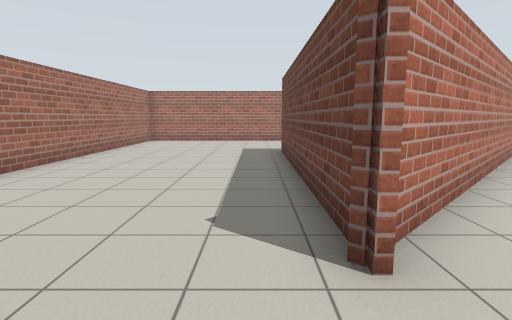
View 1 (above)

16 first-person views from a walk through a Gazebo world. The camera is 1.2 m above the floor, tilts 8° down and sees 80° across. The floor is counted in squares, 1 m on a side. Each view is taken from the middle of a square. On the plan, view 1 faces up. The plan holds only what a view shows up to about 13 squares ahead; the rest is blank.

View 2
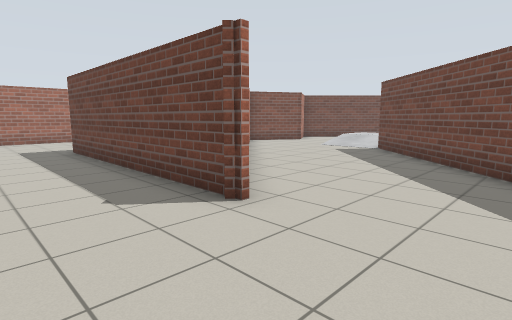

View 3
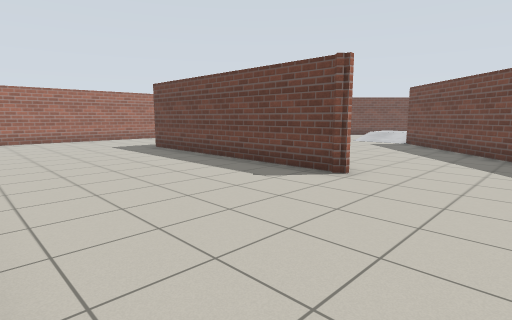

View 4
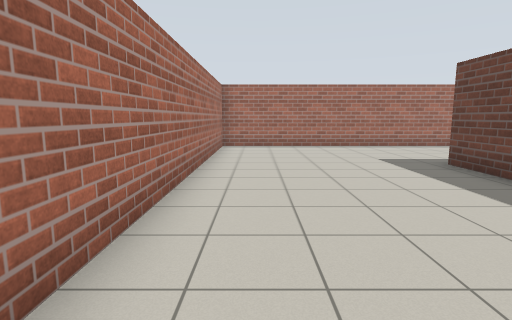

View 5
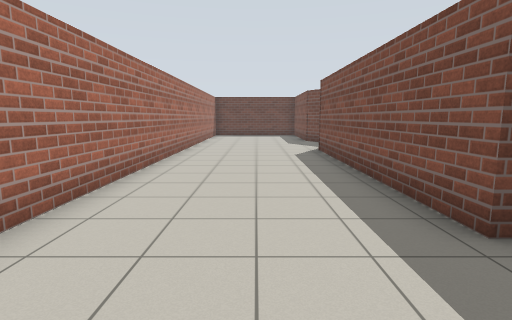

View 6
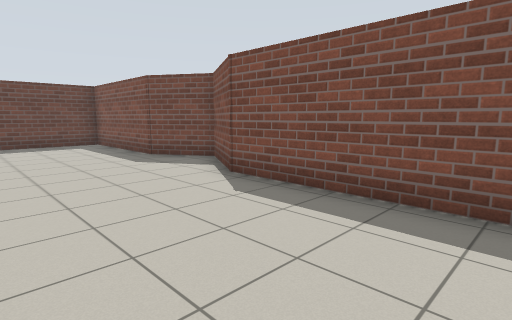

View 7
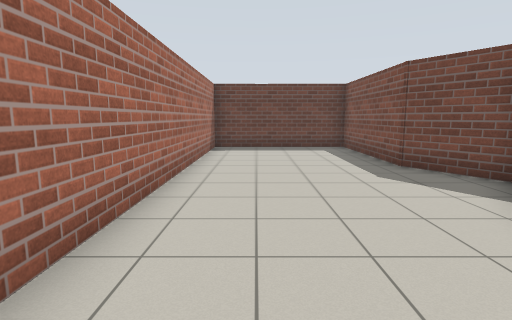

View 8
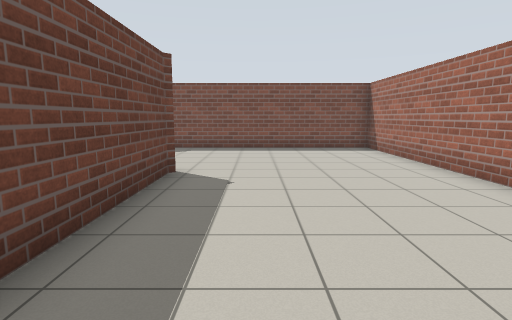

View 9
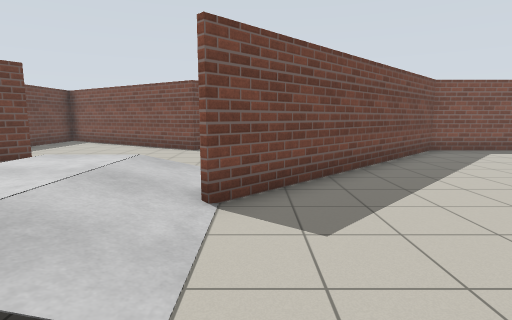

View 10
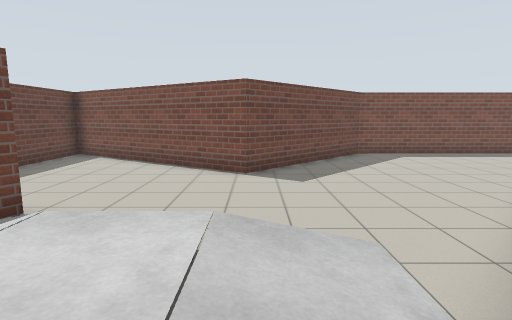

View 11
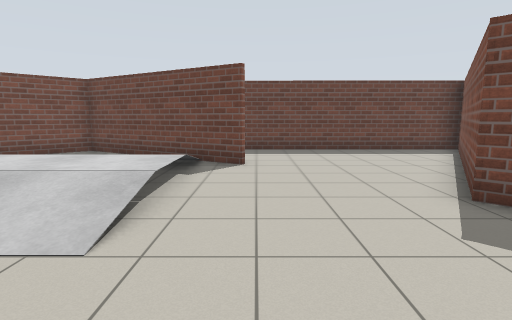

View 12
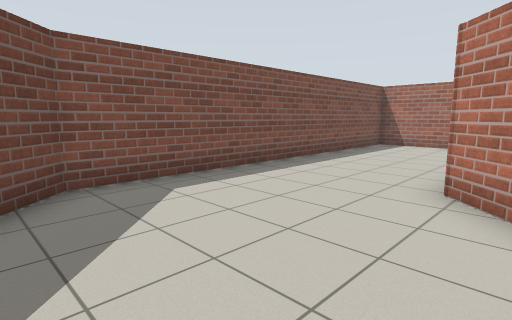

View 13
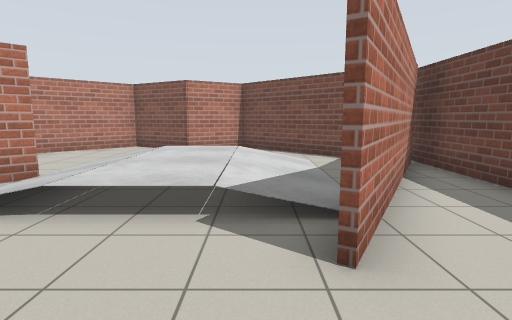

View 14
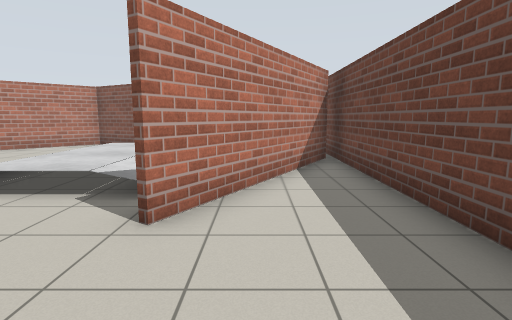

View 15
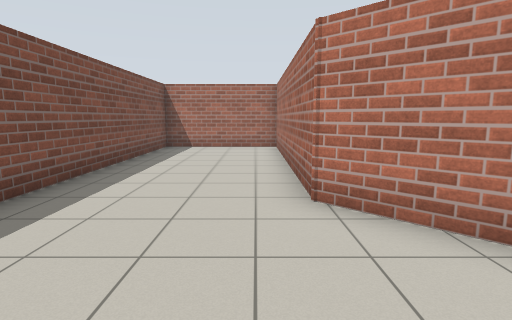

View 16
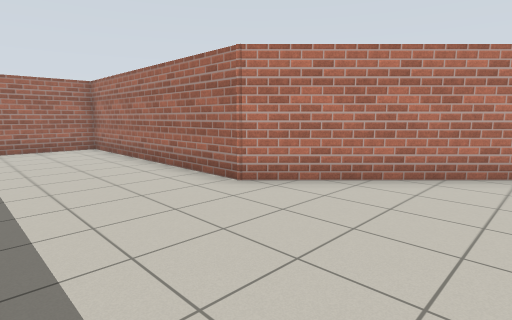

### Floor plan
Key: @ floor where view 1 was taken; # wall or solid block; . main floor; : floor 0.25 m higher than the main floor; + floor 0.5 m higher than the main floor; B grey box.
Columns run from 6 left of view 1 to 19 right of it. Each row starts with its distance up from view 1.
 16 ##########################
 15 #........................#
 14 #........................#
 13 #........................#
 12 #........................#
 11 #.............##.........#
 10 #......###################
  9 #......#    ##..... .##
  8 #......#   ##....    .##
  7 #......#  ##....     ..##
  6 #......# ##......:++B ..#
  5 #......###.......:++  .###
  4 #......##......#.:++  ##.#
  3 #......#......##.:++: #..#
  2 #............##..:++B##..#
  1 #...........##.......#...#
  0 #.....@....##............#
 -1 #.........##.............#
 -2 #........##..............#
 -3 ##########...............#
 -4 #................###.....#
 -5 #...............## ##....#
 -6 #..............##   ###..#
 -7 #.............##      ##.#
 -8 ###############        ###

Where each view was taken, in squares from view 1:
view 1: 0 up, 0 right, facing up
view 2: 1 down, 2 left, facing up-right
view 3: 1 down, 5 left, facing up-right
view 4: 3 up, 4 left, facing up
view 5: 13 up, 2 left, facing right
view 6: 15 up, 4 right, facing down-right
view 7: 14 up, 6 right, facing right
view 8: 9 up, 1 left, facing down
view 9: 8 up, 9 right, facing down
view 10: 5 up, 11 right, facing down
view 11: 0 up, 7 right, facing right
view 12: 2 down, 8 right, facing down-left
view 13: 2 down, 14 right, facing up
view 14: 3 down, 16 right, facing up
view 15: 4 down, 7 right, facing left
view 16: 7 down, 7 right, facing up-left
